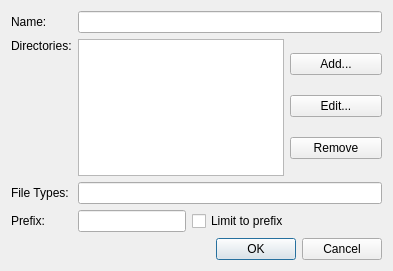
<?xml version="1.0" encoding="UTF-8"?>
<ui version="4.0">
 <class>QuickOpen::Internal::DirectoryFilterOptions</class>
 <widget class="QDialog" name="QuickOpen::Internal::DirectoryFilterOptions">
  <property name="geometry">
   <rect>
    <x>0</x>
    <y>0</y>
    <width>393</width>
    <height>271</height>
   </rect>
  </property>
  <property name="windowTitle">
   <string>Dialog</string>
  </property>
  <layout class="QGridLayout">
   <item row="0" column="0">
    <layout class="QGridLayout">
     <item row="0" column="0">
      <widget class="QLabel" name="label">
       <property name="text">
        <string>Name:</string>
       </property>
      </widget>
     </item>
     <item row="0" column="1" colspan="3">
      <widget class="QLineEdit" name="nameEdit"/>
     </item>
     <item row="2" column="0">
      <widget class="QLabel" name="label_3">
       <property name="text">
        <string>File Types:</string>
       </property>
      </widget>
     </item>
     <item row="2" column="1" colspan="3">
      <widget class="QLineEdit" name="fileTypeEdit">
       <property name="toolTip">
        <string>Specify file name filters, separated by comma. Filters may contain wildcards.</string>
       </property>
      </widget>
     </item>
     <item row="3" column="0">
      <widget class="QLabel" name="label_4">
       <property name="text">
        <string>Prefix:</string>
       </property>
      </widget>
     </item>
     <item row="3" column="1">
      <widget class="QLineEdit" name="shortcutEdit">
       <property name="sizePolicy">
        <sizepolicy hsizetype="Expanding" vsizetype="Fixed">
         <horstretch>0</horstretch>
         <verstretch>0</verstretch>
        </sizepolicy>
       </property>
       <property name="maximumSize">
        <size>
         <width>16777215</width>
         <height>16777215</height>
        </size>
       </property>
       <property name="toolTip">
        <string>Specify a short word/abbreviation that can be used to restrict completions to files from this directory tree.
To do this, you type this shortcut and a space in the Locator entry field, and then the word to search for.</string>
       </property>
      </widget>
     </item>
     <item row="3" column="2" colspan="2">
      <widget class="QCheckBox" name="defaultFlag">
       <property name="sizePolicy">
        <sizepolicy hsizetype="Minimum" vsizetype="Fixed">
         <horstretch>2</horstretch>
         <verstretch>0</verstretch>
        </sizepolicy>
       </property>
       <property name="checked">
        <bool>false</bool>
       </property>
       <property name="text">
        <string>Limit to prefix</string>
       </property>
      </widget>
     </item>
     <item row="1" column="3">
      <layout class="QVBoxLayout" name="verticalLayout">
       <item>
        <widget class="QPushButton" name="addButton">
         <property name="text">
          <string>Add...</string>
         </property>
        </widget>
       </item>
       <item>
        <widget class="QPushButton" name="editButton">
         <property name="text">
          <string>Edit...</string>
         </property>
        </widget>
       </item>
       <item>
        <widget class="QPushButton" name="removeButton">
         <property name="text">
          <string>Remove</string>
         </property>
        </widget>
       </item>
      </layout>
     </item>
     <item row="1" column="0">
      <layout class="QVBoxLayout" name="verticalLayout_2">
       <item>
        <widget class="QLabel" name="label_2">
         <property name="text">
          <string>Directories:</string>
         </property>
        </widget>
       </item>
       <item>
        <spacer name="verticalSpacer">
         <property name="orientation">
          <enum>Qt::Vertical</enum>
         </property>
         <property name="sizeHint" stdset="0">
          <size>
           <width>20</width>
           <height>40</height>
          </size>
         </property>
        </spacer>
       </item>
      </layout>
     </item>
     <item row="1" column="1" colspan="2">
      <widget class="QListWidget" name="directoryList"/>
     </item>
    </layout>
   </item>
   <item row="1" column="0">
    <spacer>
     <property name="orientation">
      <enum>Qt::Vertical</enum>
     </property>
     <property name="sizeHint" stdset="0">
      <size>
       <width>369</width>
       <height>31</height>
      </size>
     </property>
    </spacer>
   </item>
   <item row="2" column="0">
    <widget class="QDialogButtonBox" name="buttonBox">
     <property name="standardButtons">
      <set>QDialogButtonBox::Cancel|QDialogButtonBox::Ok</set>
     </property>
    </widget>
   </item>
  </layout>
 </widget>
 <resources/>
 <connections>
  <connection>
   <sender>buttonBox</sender>
   <signal>accepted()</signal>
   <receiver>QuickOpen::Internal::DirectoryFilterOptions</receiver>
   <slot>accept()</slot>
   <hints>
    <hint type="sourcelabel">
     <x>353</x>
     <y>174</y>
    </hint>
    <hint type="destinationlabel">
     <x>390</x>
     <y>152</y>
    </hint>
   </hints>
  </connection>
  <connection>
   <sender>buttonBox</sender>
   <signal>rejected()</signal>
   <receiver>QuickOpen::Internal::DirectoryFilterOptions</receiver>
   <slot>reject()</slot>
   <hints>
    <hint type="sourcelabel">
     <x>280</x>
     <y>176</y>
    </hint>
    <hint type="destinationlabel">
     <x>391</x>
     <y>141</y>
    </hint>
   </hints>
  </connection>
 </connections>
</ui>
